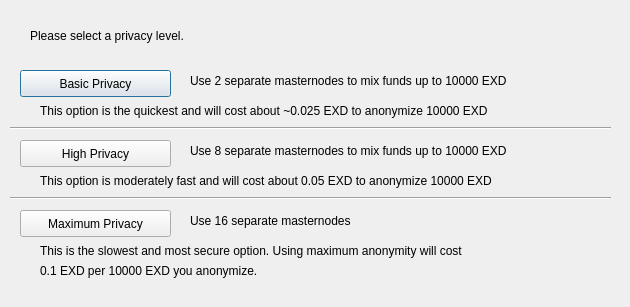
<?xml version="1.0" encoding="UTF-8"?>
<ui version="4.0">
 <class>DarksendConfig</class>
 <widget class="QDialog" name="DarksendConfig">
  <property name="geometry">
   <rect>
    <x>0</x>
    <y>0</y>
    <width>630</width>
    <height>307</height>
   </rect>
  </property>
  <property name="windowTitle">
   <string>Configure Darksend</string>
  </property>
  <widget class="QPushButton" name="buttonBasic">
   <property name="geometry">
    <rect>
     <x>20</x>
     <y>70</y>
     <width>151</width>
     <height>27</height>
    </rect>
   </property>
   <property name="text">
    <string>Basic Privacy</string>
   </property>
  </widget>
  <widget class="QPushButton" name="buttonHigh">
   <property name="geometry">
    <rect>
     <x>20</x>
     <y>140</y>
     <width>151</width>
     <height>27</height>
    </rect>
   </property>
   <property name="text">
    <string>High Privacy</string>
   </property>
  </widget>
  <widget class="QPushButton" name="buttonMax">
   <property name="geometry">
    <rect>
     <x>20</x>
     <y>210</y>
     <width>151</width>
     <height>27</height>
    </rect>
   </property>
   <property name="text">
    <string>Maximum Privacy</string>
   </property>
  </widget>
  <widget class="QLabel" name="label">
   <property name="geometry">
    <rect>
     <x>30</x>
     <y>20</y>
     <width>571</width>
     <height>31</height>
    </rect>
   </property>
   <property name="text">
    <string>Please select a privacy level.</string>
   </property>
  </widget>
  <widget class="QLabel" name="label_2">
   <property name="geometry">
    <rect>
     <x>190</x>
     <y>70</y>
     <width>421</width>
     <height>21</height>
    </rect>
   </property>
   <property name="text">
    <string>Use 2 separate masternodes to mix funds up to 10000 EXD</string>
   </property>
  </widget>
  <widget class="QLabel" name="label_3">
   <property name="geometry">
    <rect>
     <x>190</x>
     <y>140</y>
     <width>411</width>
     <height>21</height>
    </rect>
   </property>
   <property name="text">
    <string>Use 8 separate masternodes to mix funds up to 10000 EXD</string>
   </property>
  </widget>
  <widget class="QLabel" name="label_4">
   <property name="geometry">
    <rect>
     <x>190</x>
     <y>210</y>
     <width>421</width>
     <height>21</height>
    </rect>
   </property>
   <property name="text">
    <string>Use 16 separate masternodes</string>
   </property>
  </widget>
  <widget class="QLabel" name="label_6">
   <property name="geometry">
    <rect>
     <x>40</x>
     <y>100</y>
     <width>561</width>
     <height>21</height>
    </rect>
   </property>
   <property name="text">
    <string>This option is the quickest and will cost about ~0.025 EXD to anonymize 10000 EXD</string>
   </property>
  </widget>
  <widget class="QLabel" name="label_7">
   <property name="geometry">
    <rect>
     <x>40</x>
     <y>170</y>
     <width>561</width>
     <height>21</height>
    </rect>
   </property>
   <property name="text">
    <string>This option is moderately fast and will cost about 0.05 EXD to anonymize 10000 EXD</string>
   </property>
  </widget>
  <widget class="QLabel" name="label_8">
   <property name="geometry">
    <rect>
     <x>40</x>
     <y>240</y>
     <width>561</width>
     <height>21</height>
    </rect>
   </property>
   <property name="text">
    <string>This is the slowest and most secure option. Using maximum anonymity will cost</string>
   </property>
  </widget>
  <widget class="QLabel" name="label_9">
   <property name="geometry">
    <rect>
     <x>40</x>
     <y>260</y>
     <width>561</width>
     <height>21</height>
    </rect>
   </property>
   <property name="text">
    <string>0.1 EXD per 10000 EXD you anonymize.</string>
   </property>
  </widget>
  <widget class="Line" name="line">
   <property name="geometry">
    <rect>
     <x>10</x>
     <y>120</y>
     <width>601</width>
     <height>16</height>
    </rect>
   </property>
   <property name="orientation">
    <enum>Qt::Horizontal</enum>
   </property>
  </widget>
  <widget class="Line" name="line_2">
   <property name="geometry">
    <rect>
     <x>10</x>
     <y>190</y>
     <width>601</width>
     <height>16</height>
    </rect>
   </property>
   <property name="orientation">
    <enum>Qt::Horizontal</enum>
   </property>
  </widget>
 </widget>
 <resources/>
 <connections/>
</ui>
